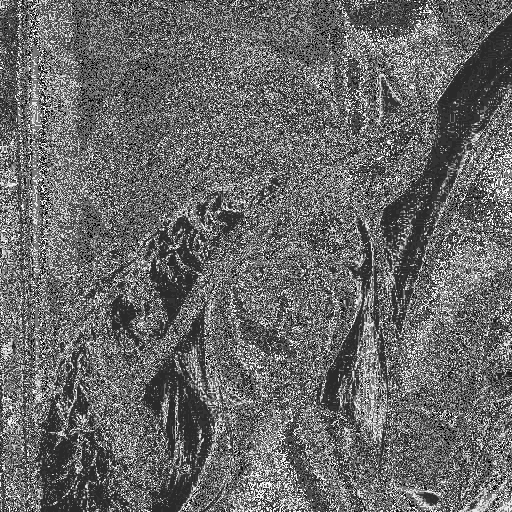
%> input picture test.png, 512 x 512 px
$ octave calc.m   (GNU Octave 9; MATLAB toolbox functions it lacks are replaced by stand-ins)
%> lines starting %> are read from the running program, lines starting %| are printed output that depends on the picture

%I = imread('image.jpg');
P = imread('test.png');
%> P is the input picture: size 512x512 uint8; min 0, max 249, mean 104.9
%P = rgb2gray(I);
x1 = double(P(:,1:end-1));
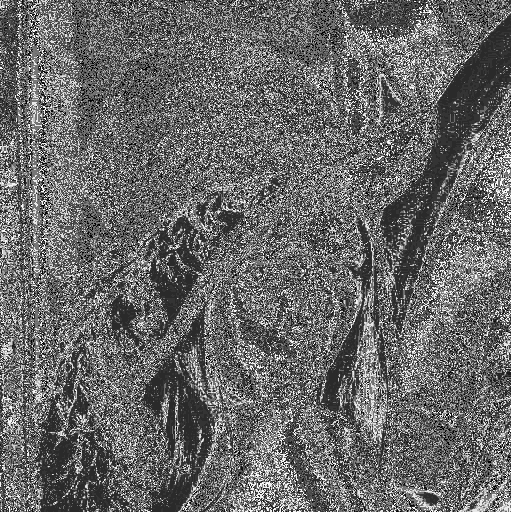
%> x1: size 512x511 double; min 0, max 249, mean 104.9
y1 = double(P(:,2:end));
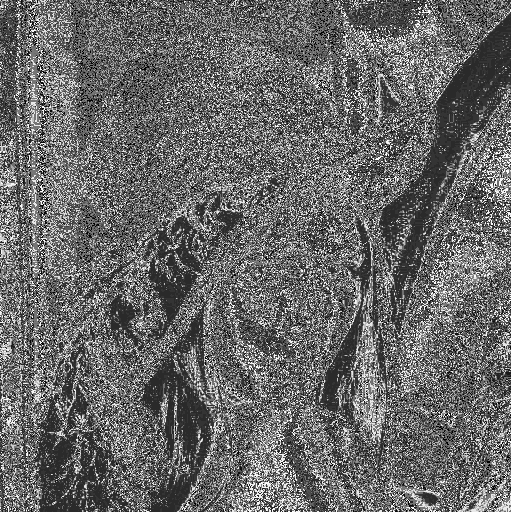
%> y1: size 512x511 double; min 0, max 249, mean 104.9; mean of the top-left, top-right, bottom-left and bottom-right quarters 107.4, 101.6, 100.2, 110.3

% [8 lines of commented-out code are left out]

randIndex1 = randperm(numel(x1));
randIndex1 = randIndex1(1:3000);
x = x1(randIndex1);
%> x = 3000 values, max 249 at index 65, min 1 at index 305, mean 103.9
y = y1(randIndex1);
%> y = 3000 values, max 249 at index 59, min 1 at index 66, mean 104
corrcoef(x,y);
scatter(x,y);
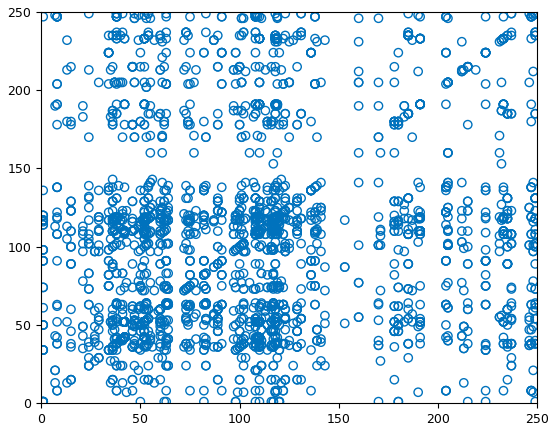
%> figure redrawn from the program's plot data
%xlabel('Pixel gray value on location (x,y)')
%ylabel('Pixel gray value on location (x+1,y)')

$ run again, with image.jpg saved as test.png
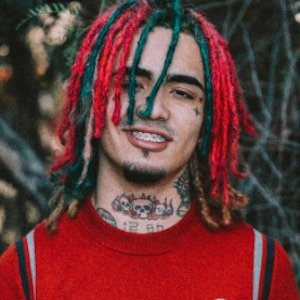
%> input picture image.jpg, 300 x 300 px
%> P is the input picture: size 300x300x3 uint8; mean R, G, B 104.4, 57.1, 57.1
%> `y1 = double(P(:,2:end));`:
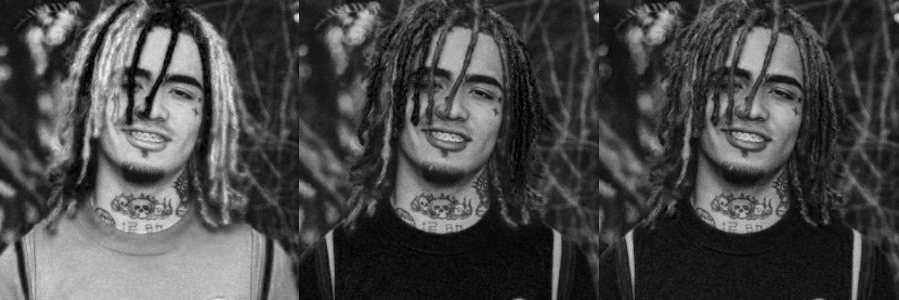
%> y1: size 300x899 double; min 0, max 251, mean 72.8
%> x = 3000 values, max 221 at index 1444, min 0 at index 65, mean 72.25
%> y = 3000 values, max 227 at index 1537, min 0 at index 65, mean 72.11
%> `scatter(x,y);`:
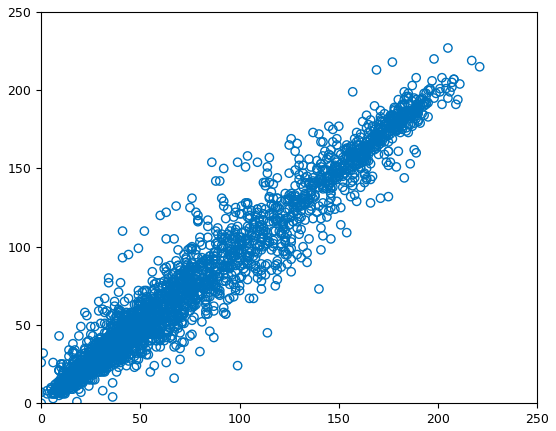
%> figure redrawn from the program's plot data
